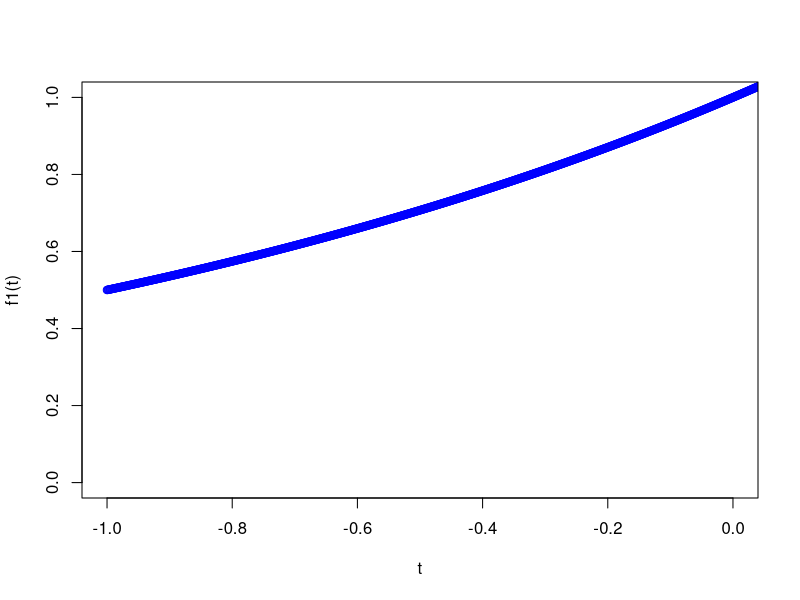

Generate this figure with R:
#Lucru cu functii in R
f <- function()
{
  #optional return()
}

f1 <- function(x)
{
  2^x
}

f1(3)

#Sa se scrie o functie care afiseaza toate numerele prime mai mici decat un n dat
is_prim <- function(x)
{
  for (i in 2:ceiling(sqrt(x)))
  {
    if (x%%i==0) return(F)
  }
  return(T)
}
for (i in 2:1) print(i)
for (i in c(1,6,9)) print(i)
#ATENTIE: operatorul : genereaza toate numerele intregi cuprinse intre
#cele doua capete, fie ele in ordine crescatoare, fie descrescatoare
10:1
is_prim(101)
f_prim <- function(n)
{
  v <- c()
  for (i in 2:n) if (is_prim(i)==T) {print(i)
                                    v <- c(v,i)}
  return(v)
}

t <- f_prim(101)

#Integrarea unei functii in R
integrate(f1,0,3)
7/log(2)
f2 <- function(x)
{
  2*x
}

a <- integrate(f2,1,2)
a$value

#Integram functia gama
f_gama <- function(x,a)
{
  x^(a-1)*exp(-x)
}

integrate(f_gama,0,Inf, a=4)

#Tema creati o functie in R numita gama_nume care sa implementeze proprietatile
#pe care le are functia gama(vezi documentul Integrale euleriene) si sa 
#foloseasca apelul functiei integrate doar atunci cand parametrul nu satisface 
#nicio conditie "buna"

# gama_nume <- function(....)
#{
#daca n e natural atunci foloseste propr. 3)     #folosim functia din R numita factorial
#daca n e de forma b/2(cu b natural) foloseste formula 2) si 4)
#altfel foloseste formula 2) pana cand argumentul devine subunitar
#si doar pentru acea valoare calculeaza cu integrate

#}
#TEMA:
#Se amesteca 3 seturi de carti de joc si apoi se extrag succesiv 3 carti
#Scrieti o functie care calculeaza probabilitatea ca cele 3 carti extrase
#sa fie identice
#Scrieti o functie care calculeaza probabilitatea ca extragand cate o carte
#din 3 pachete diferite sa obtinem aceeasi carte in cele 3 extrageri
#Comparati rezultatele intoarse de cele 2 functii. Cum justificati diferenta?
#Folositi functia cards()

# Reprezentarea grafica a functiilor
t <- seq(-1,3,0.001)
plot(t,f1(t),col="blue",xlim=c(-1,0),ylim=c(0,1))


